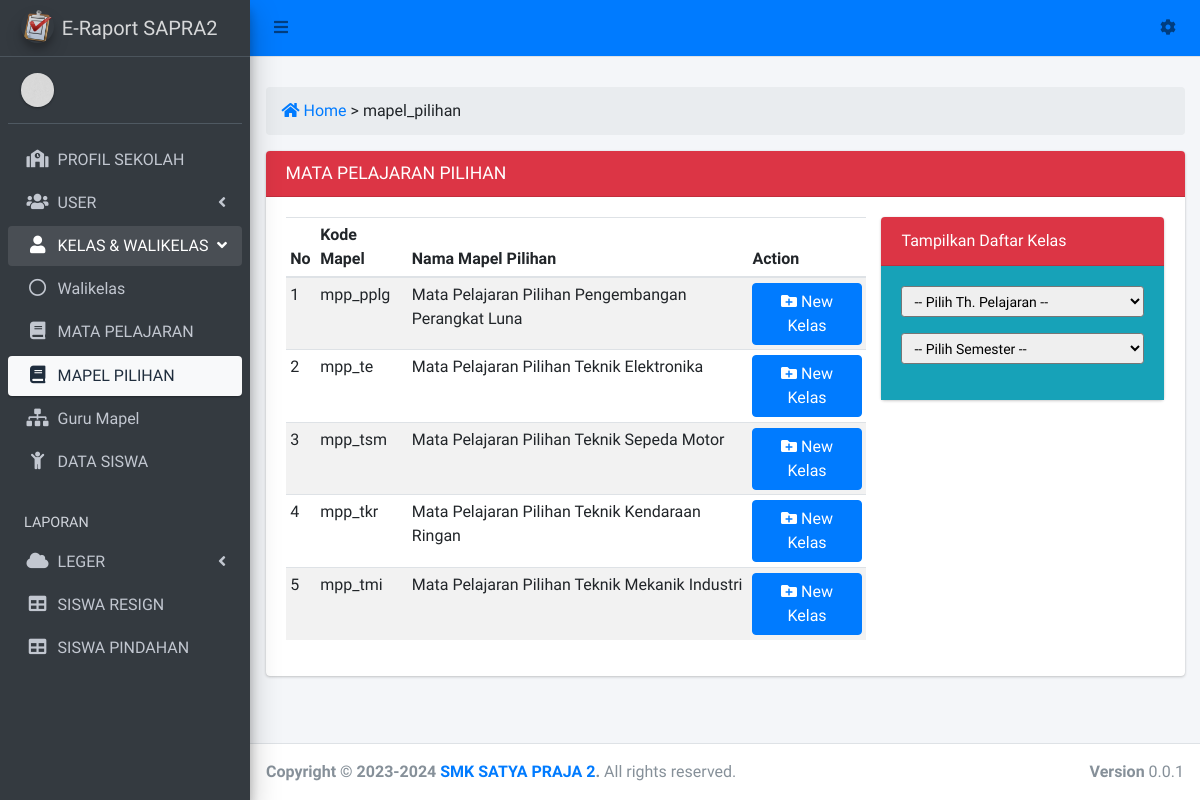
/admin?view=mapel_pilihan, run on an earlier commit of the app's database.
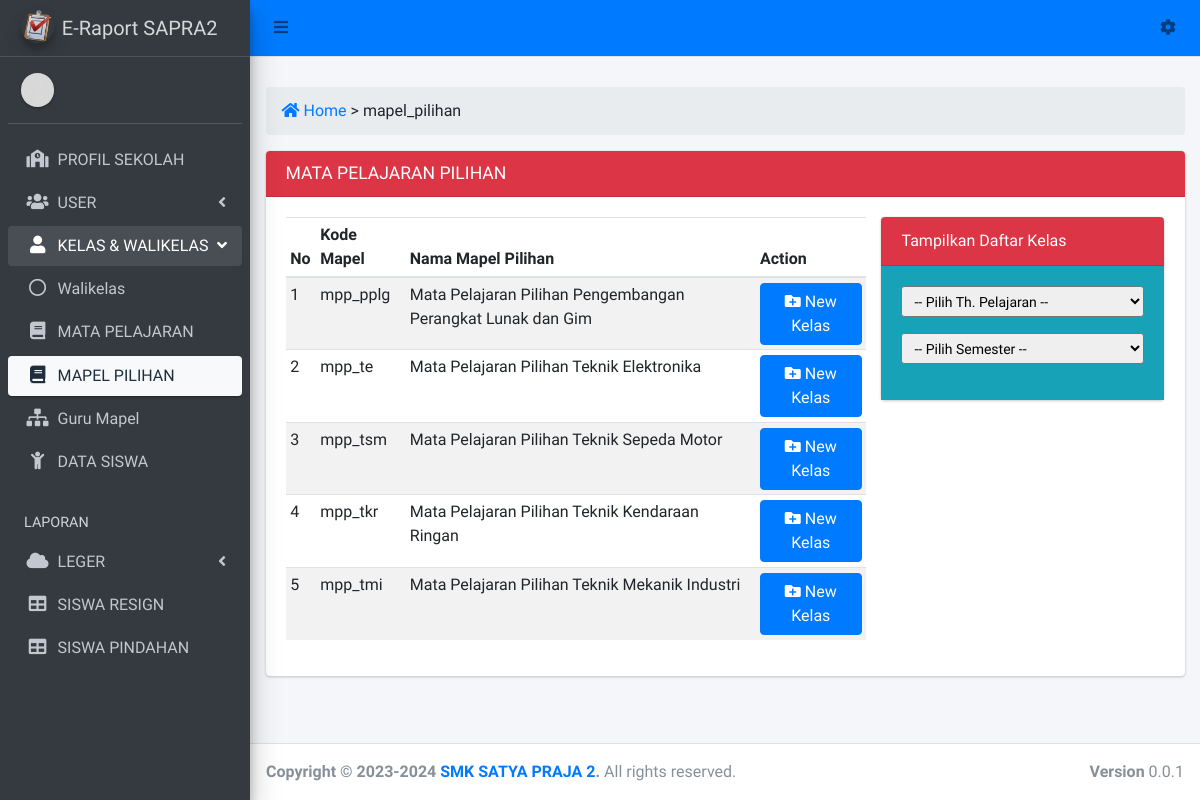
And on a later commit of the database.
### tables this page shows
CREATE TABLE `tb_mapelsub` (
  `id_mapelsub` int(10) NOT NULL,
  `kode_mapelsub` varchar(15) NOT NULL,
  `kode_mapel` varchar(15) NOT NULL,
  `nama_submapel` varchar(150) NOT NULL
);

### view/operator/mapel_pilihan.php (the view, shortened to what this page needs)
<div class="row">
  <div class="col-sm-12">
    <ol class="breadcrumb <?= $bg_breadcrumb;  ?>">
	    <li><a href="admin" class="pr-1"><i class="fas fa-home"></i> Home</a></li>
	    <li class="active"> > <?= $_GET['view'] ?: 'Dashboard'; ?></li>
	  </ol>
  </div>
</div>
<div class="row">
	<div class="col-sm-12">
		<div class="card">
			<div class="card-header bg-danger">
				<h3 class="card-title">MATA PELAJARAN PILIHAN</h3>
			</div>
			<div class="card-body">
				<div class="row">
					<div class="col-sm-8">
						<table class="table table-sm table-striped">
							<thead>
								<tr>
									<th>No</th>
									<th>Kode Mapel</th>
									<th>Nama Mapel Pilihan</th>
									<th>Action</th>
								</tr>
							</thead>
							<tbody>
								<?php
								$no = 1;
								$query = mysqli_query($koneksi, "select * from tb_mapelsub where kode_mapel = 'mpp'");
								while ($data = mysqli_fetch_array($query)) { ?>
									<tr>
										<td><?= $no++; ?></td>
										<td><?= $data['kode_mapelsub']; ?></td>
										<td><?= $data['nama_submapel']; ?></td>
										<td>
											<a href="?view=kelas_mapelpilihan&kode_mapelsub=<?= $data['kode_mapelsub']; ?>" class="btn btn-primary"><i class="fas fa-folder-plus"></i> New Kelas</a>
										</td>
									</tr>
								<?php }
								?>
							</tbody>
						</table>
					</div>
					<div class="col-sm-4">
						<div class="card">
							<div class="card-header bg-danger">
								<h7>Tampilkan Daftar Kelas</h7>
							</div>
							<div class="card-body bg-cyan">
								<div class="form-group">
										<select class="form-control-sm select2" style="width:100%;" id="th_pelajaran">
											<option value="">-- Pilih Th. Pelajaran --</option>
										</select>
								</div>
								<div class="form-group">
									<select class="form-control-sm select2" style="width:100%;" id="semester">
											<option value="">-- Pilih Semester --</option>
										</select>
								</div>
							</div>
						</div>
					</div>
				</div>
			</div>
		</div>
	</div>
</div>

What changed in the data, as far as the page shows it:
changed tb_mapelsub "mpp_pplg": nama_submapel "Mata Pelajaran Pilihan Pengembangan Perangkat Luna" → "Mata Pelajaran Pilihan Pengembangan Perangkat Lunak dan Gim"
